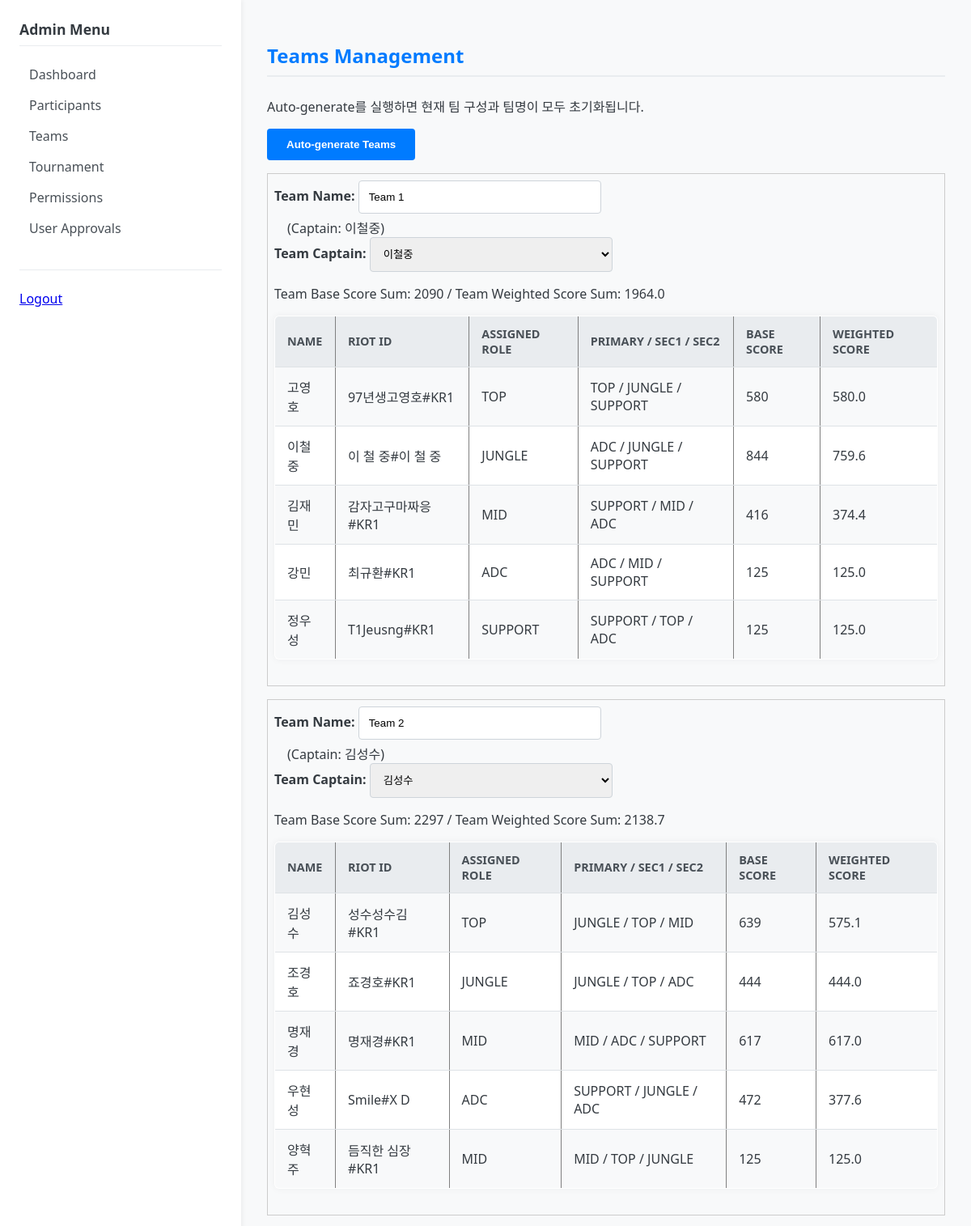
Screenshot of /admin/teams (signed in, upper part) with the database file from the repository.
### models.py (models this page shows)
class Team(db.Model):
    __tablename__ = "teams"
    id = db.Column(db.Integer, primary_key=True)
    name = db.Column(db.String(64), nullable=False)
    tournament_id = db.Column(db.Integer, db.ForeignKey("tournaments.id"), nullable=False)
    captain_user_id = db.Column(db.Integer, db.ForeignKey("users.id"))
    tournament = db.relationship("Tournament", back_populates="teams")
    members = db.relationship("TeamMember", back_populates="team")
    captain = db.relationship("User", foreign_keys=[captain_user_id])

class User(db.Model):
    __tablename__ = "users"
    id = db.Column(db.Integer, primary_key=True)
    username = db.Column(db.String(64), unique=True, nullable=False)
    password_hash = db.Column(db.String(128), nullable=False)
    role = db.Column(db.String(50), default="USER")  # USER, ADMIN
    approval_status = db.Column(db.String(16), default="PENDING") # PENDING, APPROVED, REJECTED
    student_id = db.Column(db.String(20))      # 학번
    real_name = db.Column(db.String(64))       # 이름
    summoner_riot_id = db.Column(db.String(64))  # "닉네임#태그" 형식 (예: Clyde00#KR1)
    puuid = db.Column(db.String(128))
    tier = db.Column(db.String(32))
    solo_tier = db.Column(db.String(32))  # 예: "PLATINUM IV"
    flex_tier = db.Column(db.String(32))  # 예: "GOLD III"
    actual_score = db.Column(db.Integer)  # 관리자 입력 실제 점수
    primary_role = db.Column(db.String(16))
    secondary_role1 = db.Column(db.String(16))
    secondary_role2 = db.Column(db.String(16))
    created_at = db.Column(db.DateTime, default=datetime.utcnow)
    participants = db.relationship("Participant", back_populates="user")

class TeamMember(db.Model):
    __tablename__ = "team_members"
    id = db.Column(db.Integer, primary_key=True)
    team_id = db.Column(db.Integer, db.ForeignKey("teams.id"), nullable=False)
    participant_id = db.Column(db.Integer, db.ForeignKey("participants.id"), nullable=False)
    assigned_role = db.Column(db.String(16))  # 예: "TOP", "JUNGLE", ...
    team = db.relationship("Team", back_populates="members")
    participant = db.relationship("Participant", back_populates="team_membership")

### app.py (the view, shortened to what this page needs)
@app.route("/admin/teams", methods=["GET", "POST"])
@login_required(role="ADMIN")
def admin_teams():
    tournament = Tournament.query.first()
    if not tournament:
        flash("No tournament found.")
        return redirect(url_for("admin_dashboard"))
    teams = Team.query.filter_by(tournament_id=tournament.id).all()
    for team in teams:
        base_total = 0
        weighted_total = 0
        for tm in team.members:
            user = tm.participant.user
            base = get_user_score(user)                    # 기본 점수
            w_score = get_member_weighted_score(user, tm.assigned_role)  # 가중 점수
            base_total += base
            weighted_total += w_score
            tm.base_score = base
            tm.weighted_score = w_score
        team.base_total = base_total
        team.weighted_total = weighted_total
    return render_template("admin/teams.html", teams=teams)

### app.py (called while the page is built)
def current_user():
    user_id = session.get("user_id")
    if not user_id:
        return None
    user = User.query.get(user_id)
    return user

def login_required(role=None):
    def decorator(fn):
        from functools import wraps
        @wraps(fn)
        def wrapper(*args, **kwargs):
            user = current_user()
            active_role = session.get("role")
            if not user or not active_role:
                return redirect(url_for("login_page"))
            if role and active_role != role:
                flash("Permission denied. You are logged in as " + active_role + ".")
                return redirect(url_for("login_page"))
            return fn(*args, **kwargs)
        return wrapper
    return decorator

def get_user_score(user) -> int:
    if user.actual_score is not None:
        return user.actual_score
    est = calculate_estimated_score(user)
    if est is not None:
        return est
    return 0

def get_member_weight(user, assigned_role: str | None) -> float:
    if not assigned_role:
        return 1.0
    if assigned_role == user.primary_role:
        return 1.0
    if assigned_role == user.secondary_role1:
        return 0.9
    if assigned_role == user.secondary_role2:
        return 0.8
    return 1.0

def get_member_weighted_score(user, assigned_role: str | None) -> float:
    base = get_user_score(user)
    w = get_member_weight(user, assigned_role)
    return base * w

@app.context_processor
def inject_helpers():
    return dict(
        calculate_estimated_score=calculate_estimated_score,
        get_user_score=get_user_score,
        get_member_weighted_score=get_member_weighted_score,
    )

### templates/admin/teams.html (shortened to what this page needs)
{% extends "base.html" %}
{% block content %}
<h2>Teams Management</h2>
<form action="{{ url_for('admin_auto_generate_teams') }}" method="post" style="margin-bottom: 1rem;">
    <p>Auto-generate를 실행하면 현재 팀 구성과 팀명이 모두 초기화됩니다.</p>
    <button type="submit">Auto-generate Teams</button>
</form>
{% if teams|length > 0 %}
<form action="{{ url_for('admin_teams') }}" method="post">
    {% for team in teams %}
        {% for tm in team.members %}
            {% set u = tm.participant.user %}
            {% set base = get_user_score(u) %}
            {% set w_score = get_member_weighted_score(u, tm.assigned_role) %}
        {% endfor %}
        <div style="margin-bottom: 1rem; border: 1px solid #ccc; padding: 0.5rem;">
            <label>Team Name:
                <input type="text" name="team_name_{{ team.id }}" value="{{ team.name }}">
            </label>
            {% if team.captain %}
            <span style="margin-left: 1rem;">
                (Captain: {{ team.captain.real_name or team.captain.username }})
            </span>
            {% endif %}
            <br>
            <label>Team Captain:
                <select name="captain_user_{{ team.id }}">
                    {% for tm in team.members %}
                        {% set u = tm.participant.user %}
                        <option value="{{ u.id }}"
                                {% if team.captain_user_id == u.id %}selected{% endif %}>
                            {{ u.real_name or u.username }}
                        </option>
                    {% endfor %}
                </select>
            </label>
            <p>
                Team Base Score Sum: {{ team.base_total }} /
                Team Weighted Score Sum: {{ "%.1f"|format(team.weighted_total) }}
            </p>
            <table border="1" cellpadding="4">
                <tr>
                    <th>Name</th>
                    <th>Riot ID</th>
                    <th>Assigned Role</th>
                    <th>Primary / Sec1 / Sec2</th>
                    <th>Base Score</th>
                    <th>Weighted Score</th>
                </tr>
                {% for tm in team.members %}
                    {% set u = tm.participant.user %}
                    {% set base = get_user_score(u) %}
                    {% set w_score = get_member_weighted_score(u, tm.assigned_role) %}
                    <tr>
                        <td>{{ u.real_name or u.username }}</td>
                        <td>{{ u.summoner_riot_id or "-" }}</td>
                        <td>{{ tm.assigned_role or "-" }}</td>
                        <td>
                            {{ u.primary_role or "-" }} /
                            {{ u.secondary_role1 or "-" }} /
                            {{ u.secondary_role2 or "-" }}
                        </td>
                        <td>{{ tm.base_score }}</td>
                        <td>{{ "%.1f"|format(tm.weighted_score) }}</td>
                    </tr>
                {% endfor %}
            </table>
        </div>
    {% endfor %}
</form>
{% else %}
    <p style="margin-top: 1rem;">No teams have been generated yet. Use the "Auto-generate Teams" button above.</p>
{% endif %}
{% endblock %}

### static/css/style.css (style rules this page uses)
body { font-family: 'Segoe UI', Tahoma, Geneva, Verdana, sans-serif; margin: 0; padding: 0; background-color: #f8f9fa; color: #343a40; }
h2 { color: #007bff; border-bottom: 2px solid #e9ecef; padding-bottom: 0.5rem; margin-bottom: 1.5rem; }
form div { margin-bottom: 1rem; }
label { display: block; margin-bottom: 0.3rem; font-weight: 600; }
input[type="text"], input[type="password"], input[type="number"], select { width: 100%; max-width: 300px; padding: 0.75rem; border: 1px solid #ced4da; border-radius: 4px; box-sizing: border-box; transition: border-color 0.2s, box-shadow 0.2s; }
button, input[type="submit"] { background-color: #007bff; color: white; padding: 0.75rem 1.5rem; border: none; border-radius: 4px; cursor: pointer; font-weight: 600; transition: background-color 0.2s; }
table { width: 100%; border-collapse: collapse; margin-bottom: 1.5rem; background-color: #ffffff; box-shadow: 0 0 10px rgba(0, 0, 0, 0.05); border-radius: 6px; overflow: hidden; }
table th, table td { padding: 12px 15px; text-align: left; border-bottom: 1px solid #dee2e6; }
table th { background-color: #e9ecef; color: #495057; font-weight: 600; text-transform: uppercase; font-size: 0.9rem; }
table tr:last-child td { border-bottom: none; }
table tr:nth-child(even) { background-color: #f8f9fa; }

### rows the page displays
Team: name "Team 1", captain "이철중", captain_user+id "이철중", base_total "2090", weighted_total "1964.0"
TeamMember: assigned_role "TOP", base_score "580", weighted_score "580.0"
User: real_name "고영호", summoner_riot "97년생고영호#KR1", primary_role "TOP", secondary_role1 "JUNGLE", secondary_role2 "SUPPORT"
TeamMember: assigned_role "JUNGLE", base_score "844", weighted_score "759.6"
User: real_name "이철중", summoner_riot "이 철 중#이 철 중", primary_role "ADC", secondary_role1 "JUNGLE", secondary_role2 "SUPPORT"
TeamMember: assigned_role "MID", base_score "416", weighted_score "374.4"
User: real_name "김재민", summoner_riot "감자고구마짜응#KR1", primary_role "SUPPORT", secondary_role1 "MID", secondary_role2 "ADC"
TeamMember: assigned_role "ADC", base_score "125", weighted_score "125.0"
User: real_name "강민", summoner_riot "최규환#KR1", primary_role "ADC", secondary_role1 "MID", secondary_role2 "SUPPORT"
TeamMember: assigned_role "SUPPORT", base_score "125", weighted_score "125.0"
User: real_name "정우성", summoner_riot "T1Jeusng#KR1", primary_role "SUPPORT", secondary_role1 "TOP", secondary_role2 "ADC"
Team: name "Team 2", captain "김성수", captain_user+id "김성수", base_total "2297", weighted_total "2138.7"
TeamMember: assigned_role "TOP", base_score "639", weighted_score "575.1"
User: real_name "김성수", summoner_riot "성수성수김#KR1", primary_role "JUNGLE", secondary_role1 "TOP", secondary_role2 "MID"
TeamMember: assigned_role "JUNGLE", base_score "444", weighted_score "444.0"
User: real_name "조경호", summoner_riot "죠경호#KR1", primary_role "JUNGLE", secondary_role1 "TOP", secondary_role2 "ADC"
TeamMember: assigned_role "MID", base_score "617", weighted_score "617.0"
User: real_name "명재경", summoner_riot "명재경#KR1", primary_role "MID", secondary_role1 "ADC", secondary_role2 "SUPPORT"
TeamMember: assigned_role "ADC", base_score "472", weighted_score "377.6"
User: real_name "우현성", summoner_riot "Smile#X D", primary_role "SUPPORT", secondary_role1 "JUNGLE", secondary_role2 "ADC"
TeamMember: assigned_role "MID", base_score "125", weighted_score "125.0"
User: real_name "양혁주", summoner_riot "듬직한 심장#KR1", primary_role "MID", secondary_role1 "TOP", secondary_role2 "JUNGLE"
